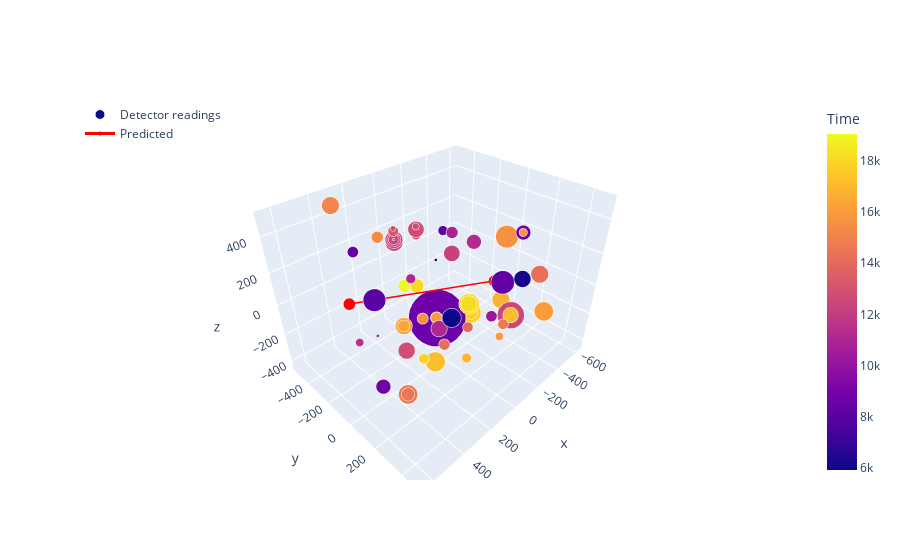

Notebook code for this chart:
### Markdown cell above
## Make interactive chart with particle trace

### Code cell
import plotly.graph_objects as go

fig1 = px.scatter_3d(event_24_df, x='x', y='y', z='z', color="time", opacity=0.5)
fig1.update_traces(marker_size=3)
fig2 = px.line_3d(line[:,0], line[:,1], line[:,2])


fig3 = go.Figure(data = [
        go.Scatter3d(
            x=event_24_df['x'].to_numpy(), y=event_24_df['y'].to_numpy(), z=event_24_df['z'].to_numpy(),
            mode='markers',
            name="Detector readings",
            marker=dict(
                    size=event_24_df['charge'].to_numpy() * 10,
                    color=event_24_df['time'].to_numpy(), 
                    opacity=1,
                    showscale=True,
                    colorbar=dict(
                                title="Time",
                        ),
                ),
             text=[f"Color: <br>Size: " ],
             hovertemplate="""
             <b>X:</b> %{x}
             <br>
             <b>Y:</b> %{y}
             <br>
             <b>Z:</b> %{z}
             <br>
             <b>Time:</b> %{marker.color}
             <br>
             <b>Charge:</b> %{marker.size:.2f}
             """,
        ),
        go.Scatter3d(
            x=line[:,0], y=line[:,1], z=line[:,2],
            marker=dict(
                size=4,
                color='red',
            ),
            line=dict(
                color='red',
                width=3
            ),
            name="Predicted"
        )
    ],
      
    )
# Add a legend
fig3.update_layout(showlegend=True, legend=dict(x=0, y=1))

fig3.show()

### Figure 1 — Plotly figure (JSON) as saved in the notebook; plotly's stock layout.template omitted (floating-point values rounded to 4 significant figures)
{"data": [{"hovertemplate": "\n             <b>X:</b> %{x}\n             <br>\n             <b>Y:</b> %{y}\n             <br>\n             <b>Z:</b> %{z}\n             <br>\n             <b>Time:</b> %{marker.color}\n             <br>\n             <b>Charge:</b> %{marker.size:.2f}\n             ", "marker": {"color": [5928, 6115, 6492, 14523, 6665, 8054, 8124, 8284, 8478, 8572, 15653, 8680, 8723, 15967, 8747, 9868, 9976, 16283, 10259, 10642, 10848, 10973, 17755, 11023, 11085, 11217, 11416, 12201, 12339, 12206, 12227, 12377, 12436, 12213, 12571, 17172, 12607, 12723, 12773, 12773, 12818, 13081, 13262, 14001, 14205, 14283, 14600, 15209, 15343, 15602, 15634, 15922, 16015, 16768, 16884, 17196, 17812, 18053, 18095, 18102, 19031], "colorbar": {"title": {"text": "Time"}}, "opacity": 1, "showscale": true, "size": [13.25, 11.75, 9.25, 13.25, 2.25, 15.75, 6.75, 16.25, 7.75, 10.25, 5.75, 39.75, 7.75, 8.25, 10.25, 13.75, 8.25, 11.75, 7.75, 2.25, 8.25, 9.25, 14.25, 11.25, 6.75, 10.25, 5.75, 2.25, 12.25, 12.25, 9.75, 7.25, 1.75, 11.25, 18.75, 10.75, 3.75, 4.75, 11.25, 11.75, 6.75, 3.75, 7.25, 7.25, 7.75, 12.25, 7.25, 12.25, 8.25, 7.75, 15.75, 5.75, 13.25, 12.25, 6.75, 13.75, 7.25, 9.75, 11.25, 14.25, 8.75]}, "mode": "markers", "name": "Detector readings", "text": ["Color: <br>Size: "], "type": "scatter3d", "x": [303.4, -145.4, 505.3, 505.3, -9.68, 576.4, -290.7, -526.6, 500.4, -313.6, -313.6, -9.68, -9.68, -9.68, 576.4, -9.68, 505.3, 505.3, -234.9, 576.4, -245.7, -324.4, -324.4, 257.3, 125.0, -324.4, 443.4, 35.54, 35.54, 35.54, 35.54, 35.54, 35.54, -245.7, -481.6, -481.6, 35.54, -43.27, -43.27, 292.9, -43.27, 35.54, 35.54, 11.87, 41.6, -101.1, -190.0, 361, 158.9, 382.4, -526.6, -358.4, -224.1, -526.6, 11.87, 106.9, 382.4, -256.1, 11.87, 11.87, -132.8], "y": [335.6, 374.2, 257.9, 257.9, -79.5, 170.9, -307.4, -15.6, -58.45, 237.4, 237.4, -79.5, -79.5, -79.5, 170.9, -79.5, 257.9, 257.9, 140.4, 170.9, -190.5, -93.43, -93.43, 211.7, -131.2, -93.43, -194.3, -364.8, -364.8, -364.8, -364.8, -364.8, -364.8, -190.5, 101.4, 101.4, -364.8, -267.5, -267.5, 5.2, -267.5, -364.8, -364.8, 179.2, 35.49, 490.2, 257.4, -422.8, -345.2, 238.9, -15.6, 120.6, 470.9, -15.6, 179.2, 27.09, 238.9, -521.1, 179.2, 179.2, -501.4], "z": [206.6, 212.7, -174.6, -174.6, 181, 357.9, 163.6, -178.2, 450.8, 348.0, 348.0, -205.5, -205.5, -205.5, -135.7, -219.5, 233.9, 233.9, -197.8, 170.7, 212.1, -350.9, -350.9, 44.86, 102.2, 159.7, -181.2, 191.3, 191.3, 208.4, 208.4, 208.4, 208.4, 75.96, -349.0, -349.0, 276.4, 295.9, 278.9, -206.4, 244.8, 157.3, 259.4, -110.4, -305.1, 314.3, -162.2, 499.5, 278.6, 192.2, 145.2, -438.1, 25.84, -314.3, -331.7, -399.1, -46.12, -321.0, 42.78, 42.78, -248.8]}, {"line": {"color": "red", "width": 3}, "marker": {"color": "red", "size": 4}, "name": "Predicted", "type": "scatter3d", "x": [-617.2, 641.0], "y": [-146.9, 88.31], "z": [-275.1, 327.9]}], "layout": {"legend": {"x": 0, "y": 1}, "showlegend": true}}
